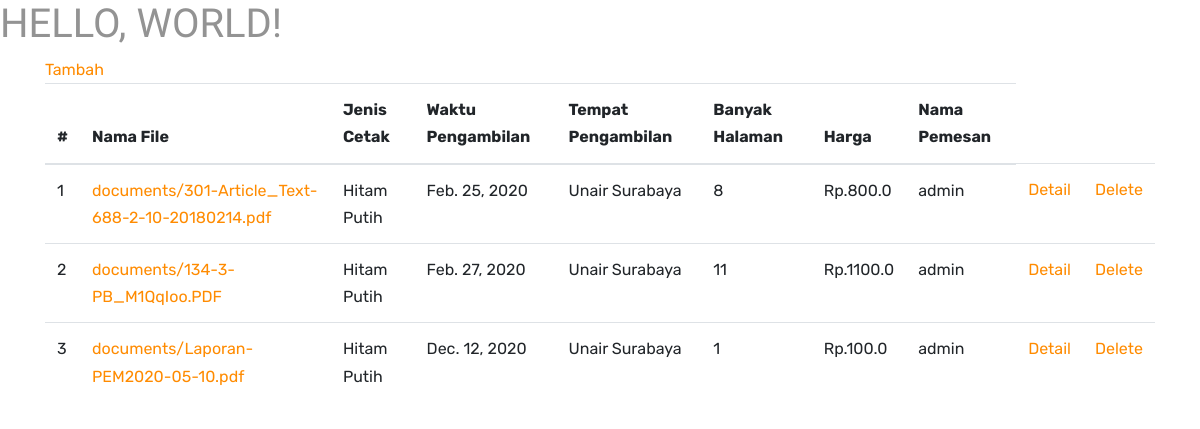
The page /home on the database its author committed.
### app/models.py (models this page shows, shortened)
class Pemesanan(models.Model):
	STATUS = (
		('Telah Dibayar' , 'dibayar'),
		('Menunggu Pembayaran' , 'menunggu'),
	)
	pengguna 			= models.ForeignKey(User, on_delete=models.CASCADE)
	file 				= models.FileField(upload_to='documents/')
	print_id			= models.ForeignKey(Print, on_delete=models.CASCADE)
	status_id			= models.ForeignKey(Status, on_delete=models.CASCADE)
	created_at			= models.DateTimeField(auto_now_add=True)
	update_at 			= models.DateTimeField(auto_now=True)
	waktu_pengambilan 	= models.DateField()
	pengambilan_id 		= models.ForeignKey(Pengambilan, on_delete=models.CASCADE)
	banyak_halaman		= models.IntegerField(default=0, null=True, blank=True)
	copy 				= models.IntegerField(default=1)
	harga_bayar			= models.FloatField(default=0)
	status_bayar 		= models.CharField(max_length=255, choices=STATUS, default='Menunggu Pembayaran')
	bukti 				= models.ImageField(upload_to='documents/', null=True, blank=True)

class Print(models.Model):
	jenis_print 	= models.CharField(max_length=50)
	harga 			= models.FloatField()

class Pengambilan(models.Model):
	tempat_pengambilan 	= models.CharField(max_length=50)

### app/views.py (the view)
# urls.py: path('home',PemesananListView.as_view(), name='app-list' ),
class PemesananListView(ListView, LoginRequiredMixin, UserPassesTestMixin):
    model = Pemesanan
    template_name = "app/list.html"
    context_object_name = 'pemesanans'
    ordering_by = ['-created_at']

### app/templates/app/list.html (shortened to what this page needs)
{% extends "app/home.html" %}
{% block content %}
<a href="{% url 'app-create' %}">Tambah</a>
      <table class="table">
  <thead>
    <tr>
      <th scope="col">#</th>
      <th scope="col">Nama File</th>
      <th scope="col">Jenis Cetak</th>
      <th scope="col">Waktu Pengambilan</th>
      <th scope="col">Tempat Pengambilan</th>
      <th scope="col">Banyak Halaman</th>
      <th scope="col">Harga</th>
      <th scope="col">Nama Pemesan</th>
    </tr>
  </thead>
  <tbody>
    {% for pesan in pemesanans %}
      <tr>
        <td>{{forloop.counter}}</td>
        <td><a href="{% url 'app-detail' pesan.id %}">{{pesan.file}}</a></td>
        <td>{{pesan.print_id.jenis_print}}</td>
        <td>{{pesan.waktu_pengambilan}}</td>
        <td>{{pesan.pengambilan_id.tempat_pengambilan}}</td>
        <td>{{pesan.banyak_halaman}}</td>
        <td>Rp.{{pesan.harga_bayar}}</td>
        <td>{{pesan.pengguna}}</td>
        <td><a href="{% url 'app-detail' pesan.id %}">Detail</a></td>
        <td><a href="{% url 'app-delete' pesan.id %}">Delete</a></td>
      </tr>
      {% endfor %}
  </tbody>
</table>
{% endblock content %}

### app/templates/app/home.html (shortened to what this page needs)
{% load static %}
<!doctype html>
<html lang="en">
  <head>
    <link rel="stylesheet" href="{% static "app/fonts/icomoon/style.css" %} ">
    <link rel="stylesheet" href="{% static "app/css/bootstrap.min.css" %} ">
    <link rel="stylesheet" href="{% static "app/css/jquery.fancybox.min.css" %} ">
    <link rel="stylesheet" href="{% static "app/css/owl.carousel.min.css" %} ">
    <link rel="stylesheet" href="{% static "app/css/owl.theme.default.min.css" %} ">
    <link rel="stylesheet" href="{% static "app/fonts/flaticon/font/flaticon.css" %} ">
    <link rel="stylesheet" href="{% static "app/css/aos.css" %} ">
    <link rel="stylesheet" href="{% static "app/css/style.css" %} ">
  </head>
  <body>
    <h1>Hello, world!</h1>
<div class="container">
  {% block content %}
  {% endblock content %}
</div>
  </body>
</html>

### app/static/app/css/style.css (style rules this page uses)
.font-gray-7, body { color: #939393; }
body { line-height: 1.7; font-weight: 400; font-size: 1rem; }
body:before { position: absolute; content: ""; left: 0; right: 0; bottom: 0; top: 0; background: rgba(0, 0, 0, 0.3); -webkit-transition: .3s all ease; -o-transition: .3s all ease; transition: .3s all ease; opacity: 0; visibility: hidden; z-index: 399; }
a { -webkit-transition: .3s all ease; -o-transition: .3s all ease; transition: .3s all ease; }
h1, h2, h3, h4, h5, .h1, .h2, .h3, .h4, .h5 { font-family: "Oswald", sans-serif; text-transform: uppercase; }

### rows shown on the page
Pemesanan: file "documents/301-Article_Text-688-2-10-20180214.pdf", print_id.jenis_print "Hitam Putih", waktu_pengambilan "Feb. 25, 2020", pengambilan_id.tempat_pengambilan "Unair Surabaya", banyak_halaman "8", harga_bayar "800.0", pengguna "admin"
Pemesanan: file "documents/134-3-PB_M1QqIoo.PDF", print_id.jenis_print "Hitam Putih", waktu_pengambilan "Feb. 27, 2020", pengambilan_id.tempat_pengambilan "Unair Surabaya", banyak_halaman "11", harga_bayar "1100.0", pengguna "admin"
Pemesanan: file "documents/Laporan-PEM2020-05-10.pdf", print_id.jenis_print "Hitam Putih", waktu_pengambilan "Dec. 12, 2020", pengambilan_id.tempat_pengambilan "Unair Surabaya", banyak_halaman "1", harga_bayar "100.0", pengguna "admin"
